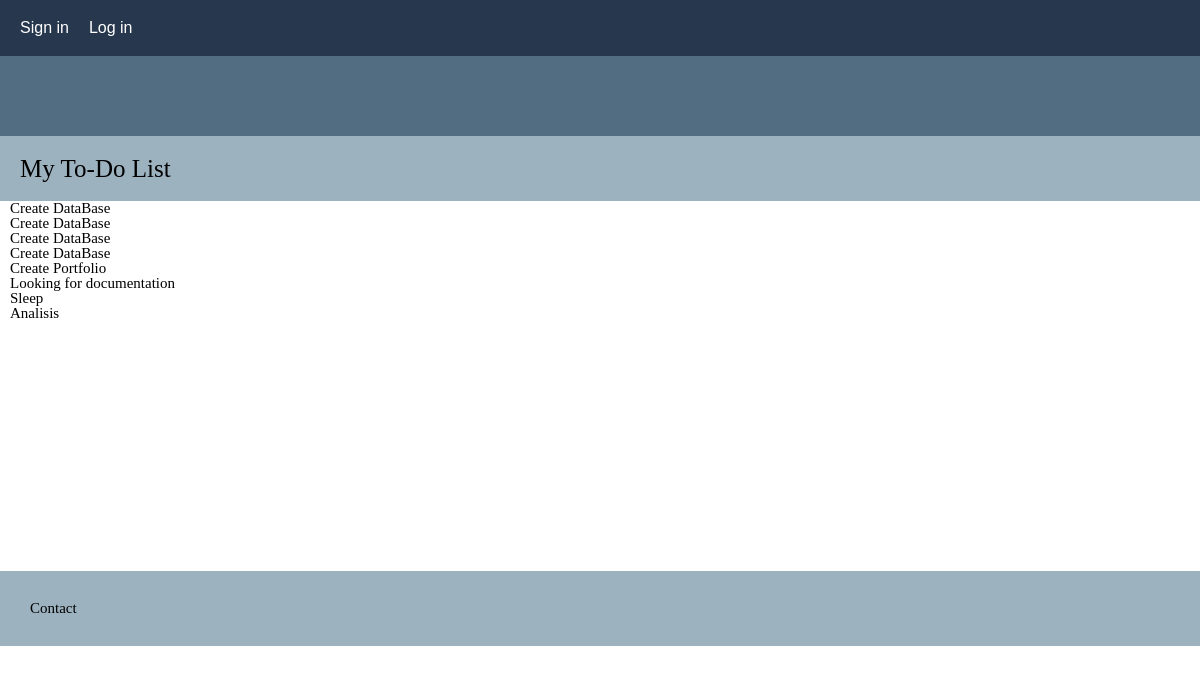
/my-list, run on the app's committed database.
### main.py (models this page shows)
class Task(db.Model):
    __tablename__ = "tasks"
    id: Mapped[int] = mapped_column(Integer, primary_key=True)
    description: Mapped[str] = mapped_column(String(100), nullable=False)

### main.py (the view)
@app.route("/my-list", methods=["GET", "POST"])
def my_list():
    tasks = Task.query.all()
    return render_template("my-list.html", tasks=tasks, current_user=current_user)

### templates/my-list.html
{% from "bootstrap5/form.html" import render_form %}
{% include "header.html" %}
{% block content %}
<body >
    <div class="mylist">
    <H2> My To-Do List</H2>
    </div>
    <div class="list">
    <ul >
        {% for task in tasks %}
            <li>{{ task.description }}</li>
        {% endfor %}
    </ul>
    </div>
</body>
{% include "footer.html" %}{% endblock %}
</html>

### templates/header.html (shortened to what this page needs)
{% from "bootstrap5/form.html" import render_form %}
<html lang="en">
<head>
    <link rel="stylesheet" href="static/assets/css/styles.css"/>
</head>
<body>
    <div class="container">
        <section class="top">
            <div class="nav-bar">
                <a id="sign in" href="{{ url_for('register') }}">Sign in</a>
                <a id="login" href="{{ url_for('login') }}">Log in</a>
            </div>
        </section>
    </div>
    <div class="container-main">
        <section class="hero">
        </section>
    </div>
</body>
</html>

### templates/footer.html
<footer class="border">
   <section class="foot">
        <div class="contact">Contact</div>
   </section>
</footer>

### static/assets/css/styles.css (style rules this page uses)
html, body, div, span, applet, object, iframe, h1, h2, h3, h4, h5, h6, p, blockquote, pre, a, abbr, acronym, address, big, cite, code, del, dfn, em, img, ins, kbd, q, s, samp, small, strike, strong, sub, sup, tt, var, b, u, i, center, dl, dt, dd, ol, ul, li, fieldset, form, label, legend, table, caption, tbody, tfoot, thead, tr, th, td, article, aside, canvas, details, embed, figure, figcaption, footer, header, hgroup, menu, nav, output, ruby, section, summary, time, mark, audio, video { margin: 0; padding: 0; border: 0; font-size: 100%; font: inherit; vertical-align: baseline; }
article, aside, details, figcaption, figure, footer, header, hgroup, menu, nav, section { display: block; }
body { line-height: 1; }
ol, ul { list-style: none; }
.container { display: flex; flex-direction: column; }
.nav-bar { display: flex; align-item: flex-end; background-color: #27374D; border: 40 px; padding: 20px; grid-gap: 20px }
a { text-decoration: none; color: white; font-family: sans-serif; }
.container-main { display: flex; flex-direction: column; background-color: #DDE6ED; }
.hero { background-color: #526D82; border: 40 px; padding: 40px; }
.foot { background-color: #9DB2BF; border: 40 px; padding: 30px; font-family: "Lucida Console"; font-size: 15px; }
.mylist { background-color: #9DB2BF; padding: 20px; font-family: "Lucida Console"; font-size: 25px; }
.list { font-family: "Lucida Console"; font-size: 15px; height: 370px; margin-left: 10px; }

### data on the page
Task: description "Create DataBase"
Task: description "Create DataBase"
Task: description "Create DataBase"
Task: description "Create DataBase"
Task: description "Create Portfolio"
Task: description "Looking for documentation"
Task: description "Sleep"
Task: description "Analisis"
